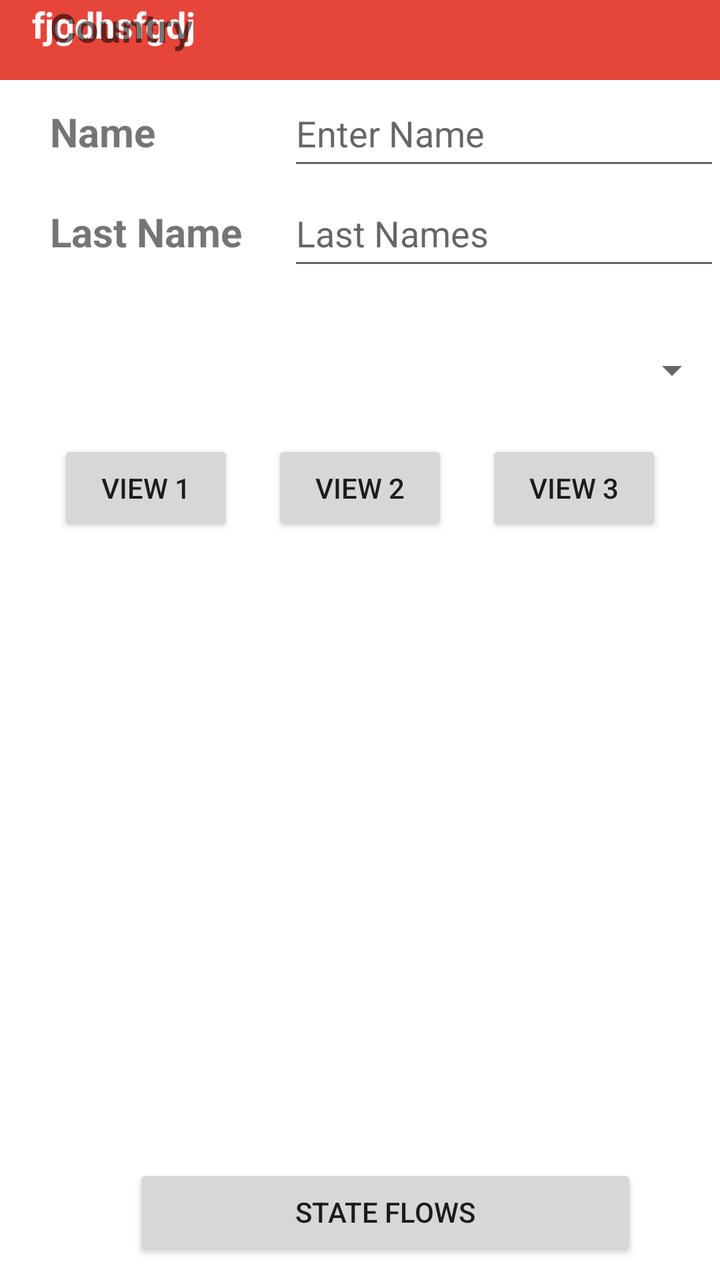
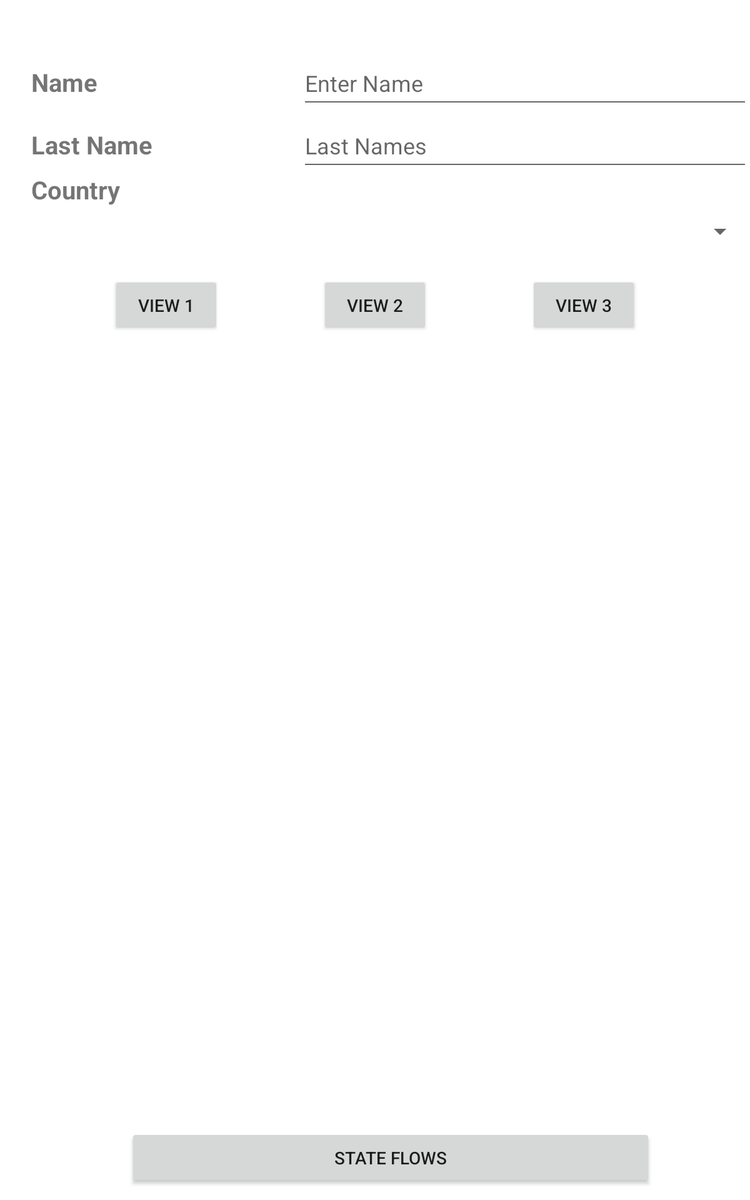

First picture: res/layout/ on a phone held upright. Second picture: the repository's own variant of that layout, on a device whose configuration matches the variant's folder. Source for both follows.
<!-- AndroidManifest.xml: application theme Theme.CurrencyConverter -->
<!-- res/layout/activity_constraint_layout.xml -->
<?xml version="1.0" encoding="utf-8"?>
<androidx.constraintlayout.widget.ConstraintLayout xmlns:android="http://schemas.android.com/apk/res/android"
    xmlns:app="http://schemas.android.com/apk/res-auto"
    xmlns:tools="http://schemas.android.com/tools"
    android:layout_width="match_parent"
    android:layout_height="match_parent"
    tools:context=".view.constraintlayout.ConstraintLayout">

    <com.google.android.material.appbar.AppBarLayout
        android:layout_width="0dp"
        android:layout_height="wrap_content"
        app:layout_constraintStart_toStartOf="parent"
        app:layout_constraintEnd_toEndOf="parent"
        app:layout_constraintBottom_toTopOf="@+id/guideLineTop">
        <androidx.appcompat.widget.Toolbar
            android:layout_width="match_parent"
            android:layout_height="wrap_content"
            android:background="?attr/colorPrimary"
            android:minHeight="?attr/actionBarSize"
            android:theme="?attr/actionBarTheme" >

        <TextView
            android:layout_width="wrap_content"
            android:layout_height="wrap_content"
            android:layout_marginEnd="10dp"
            android:text="fjgdhsfgdj"
            android:textColor="#ffff"
            android:textSize="18sp"
            android:textStyle="bold"
            />
        </androidx.appcompat.widget.Toolbar>
    </com.google.android.material.appbar.AppBarLayout>

    <TextView
        android:id="@+id/tvName"
        android:layout_width="wrap_content"
        android:layout_height="wrap_content"
        android:text="Name"
        android:textSize="20sp"
        android:textStyle="bold"
        app:layout_constraintStart_toStartOf="@+id/guidelineStart"
        app:layout_constraintTop_toBottomOf="@+id/guideLineTop"
        app:layout_constraintBaseline_toBaselineOf="@id/etName"
        app:layout_constraintVertical_chainStyle="packed"
        />

    <EditText
        android:id="@+id/etName"
        android:layout_width="0dp"
        android:layout_height="50dp"
        android:hint="Enter Name"
        android:inputType="text"
        app:layout_constraintWidth_percent="0.6"
        app:layout_constraintEnd_toEndOf="parent"
        app:layout_constraintStart_toEndOf="@id/guideLineMiddle"
        app:layout_constraintTop_toBottomOf="@+id/guideLineTop"
        app:layout_constraintVertical_chainStyle="packed"/>

    <TextView
        android:id="@+id/tvLastName"
        android:layout_width="wrap_content"
        android:layout_height="wrap_content"
        android:text="Last Name"
        android:textSize="20sp"
        android:textStyle="bold"
        app:layout_constraintStart_toStartOf="@+id/guidelineStart"
        app:layout_constraintTop_toBottomOf="@+id/tvName"
        app:layout_constraintBaseline_toBaselineOf="@+id/etLastName"
        app:layout_constraintVertical_chainStyle="packed"/>

    <EditText
        android:id="@+id/etLastName"
        android:layout_width="0dp"
        android:layout_height="50dp"
        android:hint="Last Names"
        android:inputType="text"
        app:layout_constraintWidth_percent="0.6"
        app:layout_constraintEnd_toEndOf="parent"
        app:layout_constraintStart_toEndOf="@+id/guideLineMiddle"
        app:layout_constraintTop_toBottomOf="@+id/etName"
        app:layout_constraintVertical_chainStyle="packed"/>

    <TextView
        android:id="@+id/tvCountry"
        android:layout_width="wrap_content"
        android:layout_height="wrap_content"
        android:text="Country"
        android:textSize="20sp"
        android:textStyle="bold"
        app:layout_constraintStart_toStartOf="@+id/guidelineStart"
        app:layout_constraintTop_toBottomOf="@+id/tvLastName"
        app:layout_constraintBaseline_toBaselineOf="@+id/spCarMake"
        app:layout_constraintVertical_chainStyle="packed"/>

    <androidx.appcompat.widget.AppCompatSpinner
        android:id="@+id/spCarMake"
        android:layout_width="0dp"
        android:layout_height="50dp"
        android:contentDescription="Car"
        android:layout_marginTop="20dp"
        android:spinnerMode="dialog"
        android:entries="@array/spinner"
        app:layout_constraintTop_toBottomOf="@id/etLastName"
        app:layout_constraintEnd_toEndOf="parent"
        app:layout_constraintStart_toEndOf="@+id/guideLineMiddle"
        app:layout_constraintWidth_percent="0.6"
        app:layout_constraintVertical_chainStyle="packed"/>
    <Button
        android:id="@+id/btn3"
        android:layout_width="0dp"
        android:layout_height="wrap_content"
        android:layout_gravity="center_horizontal"
        android:text="State Flows"
        app:layout_constraintBottom_toBottomOf="parent"
        android:layout_margin="10dp"
        app:layout_constraintWidth_percent="0.7"
        app:layout_constraintLeft_toLeftOf="@+id/guidelineStart"
        app:layout_constraintRight_toRightOf="parent"/>

    <androidx.constraintlayout.widget.Guideline
        android:id="@+id/guidelineStart"
        android:layout_width="wrap_content"
        android:layout_height="wrap_content"
        android:orientation="vertical"
        app:layout_constraintGuide_begin="25dp" />

    <androidx.constraintlayout.widget.Guideline
        android:id="@+id/guideLineTop"
        android:layout_width="wrap_content"
        android:layout_height="wrap_content"
        android:orientation="horizontal"
        app:layout_constraintGuide_begin="40dp" />

    <androidx.constraintlayout.widget.Guideline
        android:id="@+id/guideLineMiddle"
        android:layout_width="wrap_content"
        android:layout_height="wrap_content"
        android:orientation="vertical"
        app:layout_constraintGuide_percent="0.4" />

    <androidx.constraintlayout.widget.Guideline
        android:layout_width="wrap_content"
        android:layout_height="wrap_content"
        android:orientation="horizontal"
        app:layout_constraintGuide_percent="0.5"
        app:layout_constraintHeight_percent="0.9"/>

    <androidx.constraintlayout.widget.ConstraintLayout
        android:layout_width="match_parent"
        android:layout_height="wrap_content"
        android:layout_margin="10dp"
        app:layout_constraintTop_toBottomOf="@id/spCarMake"
        tools:layout_editor_absoluteX="10dp">

        <Button
            android:id="@+id/view1"
            android:layout_width="wrap_content"
            android:layout_height="wrap_content"
            android:text="View 1"
            app:layout_constraintBottom_toBottomOf="parent"
            app:layout_constraintHorizontal_chainStyle="spread"
            app:layout_constraintLeft_toLeftOf="parent"
            app:layout_constraintRight_toLeftOf="@+id/view2"
            app:layout_constraintTop_toTopOf="parent" />

        <Button
            android:id="@+id/view2"
            android:layout_width="wrap_content"
            android:layout_height="wrap_content"
            android:text="View 2"
            app:layout_constraintBottom_toBottomOf="parent"
            app:layout_constraintLeft_toRightOf="@+id/view1"
            app:layout_constraintRight_toLeftOf="@+id/view3"
            app:layout_constraintTop_toTopOf="parent"
            app:layout_constraintVertical_chainStyle="spread" />

        <Button
            android:id="@+id/view3"
            android:layout_width="wrap_content"
            android:layout_height="wrap_content"
            android:text="View 3"
            app:layout_constraintBottom_toBottomOf="parent"
            app:layout_constraintLeft_toRightOf="@+id/view2"
            app:layout_constraintRight_toRightOf="parent"
            app:layout_constraintTop_toTopOf="parent"
            app:layout_constraintVertical_chainStyle="spread" />

    </androidx.constraintlayout.widget.ConstraintLayout>

</androidx.constraintlayout.widget.ConstraintLayout>
<!-- resources referenced by this layout -->
<resources>
  <style name="Theme.CurrencyConverter" parent="Theme.MaterialComponents.DayNight.NoActionBar">
          
          <item name="colorPrimary">@color/primary</item>
          <item name="colorPrimaryVariant">@color/primary_lite</item>
          <item name="colorOnPrimary">@color/white</item>
          
          <item name="colorSecondary">@color/teal_200</item>
          <item name="colorSecondaryVariant">@color/teal_700</item>
          <item name="colorOnSecondary">@color/black</item>
          
          <item name="android:statusBarColor" tools:targetApi="l">?attr/colorPrimaryVariant</item>
          
      </style>
  <color name="primary">#E6453A</color>
  <color name="primary_lite">#824cbf</color>
  <color name="white">#FFFFFFFF</color>
  <color name="teal_200">#FF03DAC5</color>
  <color name="teal_700">#FF018786</color>
  <color name="black">#FF000000</color>
</resources>
<!-- res/layout-sw600dp/activity_constraint_layout.xml (the author's variant of the layout above) -->
<!-- drawn on a 7-inch tablet held upright -->
<?xml version="1.0" encoding="utf-8"?>
<androidx.constraintlayout.widget.ConstraintLayout xmlns:android="http://schemas.android.com/apk/res/android"
    xmlns:app="http://schemas.android.com/apk/res-auto"
    xmlns:tools="http://schemas.android.com/tools"
    android:layout_width="match_parent"
    android:layout_height="match_parent"
    tools:context=".view.constraintlayout.ConstraintLayout">


    <TextView
        android:id="@+id/tvName"
        android:layout_width="wrap_content"
        android:layout_height="wrap_content"
        android:text="Name"
        android:textSize="20sp"
        android:textStyle="bold"
        app:layout_constraintStart_toStartOf="@+id/guidelineStart"
        app:layout_constraintTop_toBottomOf="@+id/guideLineTop"
        app:layout_constraintBaseline_toBaselineOf="@id/etName"
        app:layout_constraintVertical_chainStyle="packed"
        />

    <EditText
        android:id="@+id/etName"
        android:layout_width="0dp"
        android:layout_height="50dp"
        android:hint="Enter Name"
        android:inputType="text"
        app:layout_constraintWidth_percent="0.6"
        app:layout_constraintEnd_toEndOf="parent"
        app:layout_constraintStart_toEndOf="@id/guideLineMiddle"
        app:layout_constraintTop_toBottomOf="@+id/guideLineTop"
        app:layout_constraintVertical_chainStyle="packed"/>

    <TextView
        android:id="@+id/tvLastName"
        android:layout_width="wrap_content"
        android:layout_height="wrap_content"
        android:text="Last Name"
        android:textSize="20sp"
        android:textStyle="bold"
        app:layout_constraintStart_toStartOf="@+id/guidelineStart"
        app:layout_constraintTop_toBottomOf="@+id/tvName"
        app:layout_constraintBaseline_toBaselineOf="@+id/etLastName"
        app:layout_constraintVertical_chainStyle="packed"/>

    <EditText
        android:id="@+id/etLastName"
        android:layout_width="0dp"
        android:layout_height="50dp"
        android:hint="Last Names"
        android:inputType="text"
        app:layout_constraintWidth_percent="0.6"
        app:layout_constraintEnd_toEndOf="parent"
        app:layout_constraintStart_toEndOf="@+id/guideLineMiddle"
        app:layout_constraintTop_toBottomOf="@+id/etName"
        app:layout_constraintVertical_chainStyle="packed"/>

    <TextView
        android:id="@+id/tvCountry"
        android:layout_width="wrap_content"
        android:layout_height="wrap_content"
        android:text="Country"
        android:textSize="20sp"
        android:textStyle="bold"
        app:layout_constraintStart_toStartOf="@+id/guidelineStart"
        app:layout_constraintTop_toBottomOf="@+id/tvLastName"
        app:layout_constraintBaseline_toBaselineOf="@+id/spCarMake"
        app:layout_constraintVertical_chainStyle="packed"/>

    <androidx.appcompat.widget.AppCompatSpinner
        android:id="@+id/spCarMake"
        android:layout_width="0dp"
        android:layout_height="50dp"
        android:contentDescription="Car"
        android:layout_marginTop="20dp"
        android:spinnerMode="dialog"
        android:entries="@array/spinner"
        app:layout_constraintTop_toBottomOf="@id/etLastName"
        app:layout_constraintEnd_toEndOf="parent"
        app:layout_constraintStart_toEndOf="@+id/guideLineMiddle"
        app:layout_constraintWidth_percent="0.6"
        app:layout_constraintVertical_chainStyle="packed"/>
    <Button
        android:id="@+id/btn3"
        android:layout_width="0dp"
        android:layout_height="wrap_content"
        android:layout_gravity="center_horizontal"
        android:text="State Flows"
        app:layout_constraintBottom_toBottomOf="parent"
        android:layout_margin="10dp"
        app:layout_constraintWidth_percent="0.7"
        app:layout_constraintLeft_toLeftOf="@+id/guidelineStart"
        app:layout_constraintRight_toRightOf="parent"/>

    <androidx.constraintlayout.widget.Guideline
        android:id="@+id/guidelineStart"
        android:layout_width="wrap_content"
        android:layout_height="wrap_content"
        android:orientation="vertical"
        app:layout_constraintGuide_begin="25dp" />

    <androidx.constraintlayout.widget.Guideline
        android:id="@+id/guideLineTop"
        android:layout_width="wrap_content"
        android:layout_height="wrap_content"
        android:orientation="horizontal"
        app:layout_constraintGuide_begin="40dp" />

    <androidx.constraintlayout.widget.Guideline
        android:id="@+id/guideLineMiddle"
        android:layout_width="wrap_content"
        android:layout_height="wrap_content"
        android:orientation="vertical"
        app:layout_constraintGuide_percent="0.4" />

    <androidx.constraintlayout.widget.Guideline
        android:layout_width="wrap_content"
        android:layout_height="wrap_content"
        android:orientation="horizontal"
        app:layout_constraintGuide_percent="0.5"
        app:layout_constraintHeight_percent="0.9"/>

    <androidx.constraintlayout.widget.ConstraintLayout
        android:layout_width="match_parent"
        android:layout_height="wrap_content"
        android:layout_margin="10dp"
        app:layout_constraintTop_toBottomOf="@id/spCarMake"
        tools:layout_editor_absoluteX="10dp">

        <Button
            android:id="@+id/view1"
            android:layout_width="wrap_content"
            android:layout_height="wrap_content"
            android:text="View 1"
            app:layout_constraintBottom_toBottomOf="parent"
            app:layout_constraintHorizontal_chainStyle="spread"
            app:layout_constraintLeft_toLeftOf="parent"
            app:layout_constraintRight_toLeftOf="@+id/view2"
            app:layout_constraintTop_toTopOf="parent" />

        <Button
            android:id="@+id/view2"
            android:layout_width="wrap_content"
            android:layout_height="wrap_content"
            android:text="View 2"
            app:layout_constraintBottom_toBottomOf="parent"
            app:layout_constraintLeft_toRightOf="@+id/view1"
            app:layout_constraintRight_toLeftOf="@+id/view3"
            app:layout_constraintTop_toTopOf="parent"
            app:layout_constraintVertical_chainStyle="spread" />

        <Button
            android:id="@+id/view3"
            android:layout_width="wrap_content"
            android:layout_height="wrap_content"
            android:text="View 3"
            app:layout_constraintBottom_toBottomOf="parent"
            app:layout_constraintLeft_toRightOf="@+id/view2"
            app:layout_constraintRight_toRightOf="parent"
            app:layout_constraintTop_toTopOf="parent"
            app:layout_constraintVertical_chainStyle="spread" />

    </androidx.constraintlayout.widget.ConstraintLayout>

</androidx.constraintlayout.widget.ConstraintLayout>
